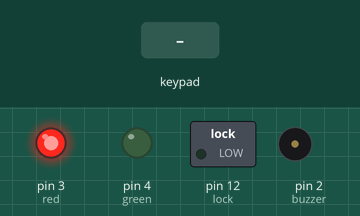
Bench run of a sketch on a simulated Arduino Uno, built with avr-gcc and run on an emulated ATmega328P. On the bench: switched loads named in the sketch (green lamp = pin HIGH), output pins drawn as LEDs (lit = HIGH), buzzer (waves = sounding, pin HIGH). Wiring (inferred from the names in the program): 4×3 keypad with keys 1 2 3 4 5 6 7 8 9 * 0 # (labels assumed): rows pin 6, pin 11, pin 10, pin 8; columns pin 9, pin 7, pin 5. Dashed ring = blinking. The test bench sets the inputs (shaded band). Pins used as bus, display or sensor lines are not drawn.

Above: at 1.2 s.
1.3 s: key '*' pressed
At 1.53 s:
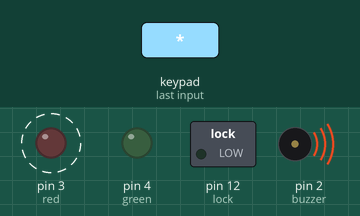
4.3 s: keypad keys 1 2 3 4 * pressed 0.4 s apart
At 6.33 s:
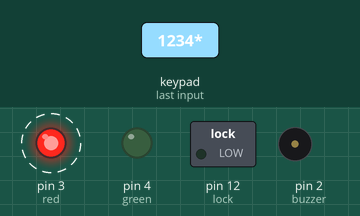
Timing chart, 0 to 8.4 s (numbered marks = the images above; inputs shaded):
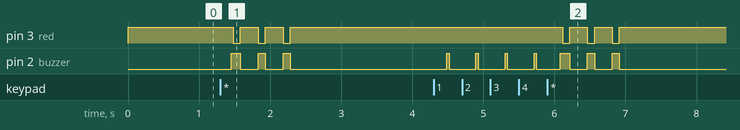

The sketch:

Kiengedos_szef_Relay.ino
```cpp
#define buzzer 2
#define red 3
#define green 4
#define lock 12

const long titlas_ido = 60000;
const byte hiba_hatar = 3;
byte hiba_szamlalo = 0;

const byte ROW[4] = {6, 11, 10, 8};
const byte COL[3] = {7, 5, 9};


int PINCODE = 1234;
int INPUTCODE = 0;

byte num = 69;


void setup()
{

  for(int i = 0; i < 4; i++) pinMode(ROW[i], INPUT_PULLUP);
  for(int i = 0; i < 3; i++) pinMode(COL[i], OUTPUT);
  for(int i = 0; i < 3; i++) digitalWrite(COL[i], HIGH);

  pinMode(buzzer, OUTPUT); digitalWrite(buzzer, LOW);
  pinMode(red, OUTPUT); digitalWrite(red, HIGH);
  pinMode(green, OUTPUT); digitalWrite(green, LOW);
  pinMode(lock, OUTPUT); digitalWrite(lock, LOW);

}


void loop()
{

  num = keyScan();


  if(num < 10) INPUTCODE = 10*INPUTCODE + num;


  if(num == 10) INPUTCODE = 0;


  if(hiba_szamlalo >= hiba_hatar)
  {
    delay(titlas_ido);
    hiba_szamlalo = 0;
  }


  if(num == 12)
  {
    if(INPUTCODE == PINCODE)
    {
      digitalWrite(lock, HIGH);
      digitalWrite(buzzer, HIGH);
      digitalWrite(green, HIGH);
      delay(3000);
      digitalWrite(lock, LOW);
      digitalWrite(buzzer, LOW);
      digitalWrite(green, LOW);

      INPUTCODE = 0;
      hiba_szamlalo = 0;
    }
    else
    {
      for(int i = 0; i < 3; i++)
      {
        digitalWrite(red, LOW);
        digitalWrite(buzzer, HIGH);
        delay(100);
        digitalWrite(red, HIGH);
        digitalWrite(buzzer, LOW);
        delay(250);
      }

      INPUTCODE = 0;
      hiba_szamlalo++;
    }
  }

}


byte keyScan()
{

  byte key = 69;

  for(int i = 0; i < 3; i++)
  {
    digitalWrite(COL[i], LOW);
    delay(1);

    for(int j = 0; j < 4; j++)
    {
      if(!digitalRead(ROW[j]))
      {
        key = 3*j + i + 1;
        while(!digitalRead(ROW[j])) delay(1);
        digitalWrite(buzzer, HIGH); //Csipanas
        delay(30);
        digitalWrite(buzzer, LOW);
      }
      else delay(8);
    }

    delay(1);
    digitalWrite(COL[i], HIGH);
  }

  if(key == 11) key = 0; //0-as gomb

  return key;

}
```

Measured:
- after the input at 1.3 s, pin 3 (red): alternates HIGH for 0.25 s and LOW for 0.10 s, 6 changes in all, then stays HIGH, starting after 0.18 s; pin 2 (buzzer): alternates HIGH for 0.10 s and LOW for 0.25 s, 6 changes in all, then stays LOW, starting after 0.15 s
- after the input at 4.3 s, pin 3 (red): alternates HIGH for 0.25 s and LOW for 0.10 s, 6 changes in all, then stays HIGH, starting after 1.8 s; pin 2 (buzzer): LOW → HIGH after 0.19 s, then repeats every 0.38 s: HIGH 0.13 s, LOW 0.25 s
